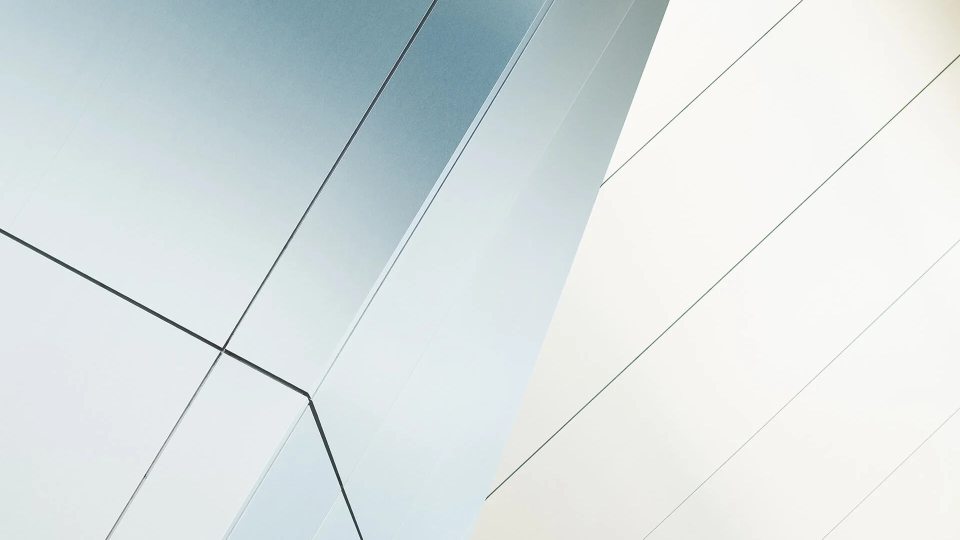
#> input picture assets/img/bg/abstract-bg-1.webp, 1920 x 1080 px (shown at 1/2 size)
$ python make_cover.py ../assets/img/bg/abstract-bg-1.webp out.png
#> lines starting #> are read from the running program, lines starting #| are printed output that depends on the picture
#!/usr/bin/env python3
"""Turn a tall (portrait) photo into a wide project cover without cropping it.

The cover shows as a wide banner on the project page (at most 520 px tall) and as a 16:10 card on the homepage,
so a portrait photo gets its top and bottom cut off. This fits the whole photo into a wide frame (about 2.1:1)
and fills the sides:

    python3 scripts/make_cover.py photo.jpg cover.jpg                  # sides: a darkened blur of the photo
    python3 scripts/make_cover.py photo.png cover.jpg --fill backdrop  # sides: the plain studio backdrop
    python3 scripts/make_cover.py photo.png cover.jpg --fill backdrop --edge right

--fill blur suits busy scenes (it was made for the LED lamp). --fill backdrop suits a plain studio backdrop: it
continues the backdrop's colour row by row from one edge of the photo, so pick the --edge (left or right) that is
clean backdrop all the way down; the default is left. Then put the cover first in the page's 📷 Photos toggle.
"""
import argparse

from PIL import Image, ImageEnhance, ImageFilter, ImageOps


def main():
    p = argparse.ArgumentParser(description=__doc__.split("\n\n")[0])
    p.add_argument("src"); p.add_argument("out")
    p.add_argument("--fill", choices=("blur", "backdrop"), default="blur")
    p.add_argument("--edge", choices=("left", "right"), default="left", help="for --fill backdrop")
    p.add_argument("--ratio", type=float, default=2.1, help="width / height (default 2.1)")
    p.add_argument("--height", type=int, default=1250)
    a = p.parse_args()

    im = ImageOps.exif_transpose(Image.open(a.src)).convert("RGB")
#> im is the input picture: PIL image 1920x1080 RGB; mean R, G, B 218.1, 225.7, 226.4
    H = min(a.height, im.height)
#> H = 1080
    W = int(H * a.ratio)
#> W = 2268
    fg = im.resize((int(im.width * H / im.height), H), Image.LANCZOS)
    if fg.width >= W:
        raise SystemExit("the photo is already at least this wide; use it as it is")

    if a.fill == "blur":
        bg = ImageOps.fit(im, (W, H)).filter(ImageFilter.GaussianBlur(40))
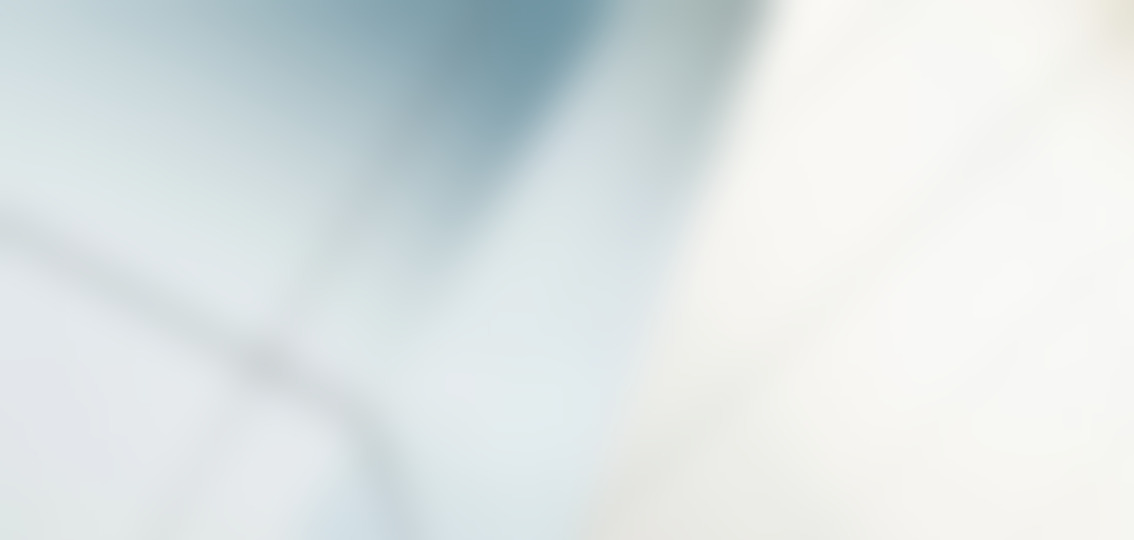
#> bg: PIL image 2268x1080 RGB (shown at 1/2 size); mean R, G, B 221, 227.9, 228.6
        bg = ImageEnhance.Brightness(bg).enhance(0.45)
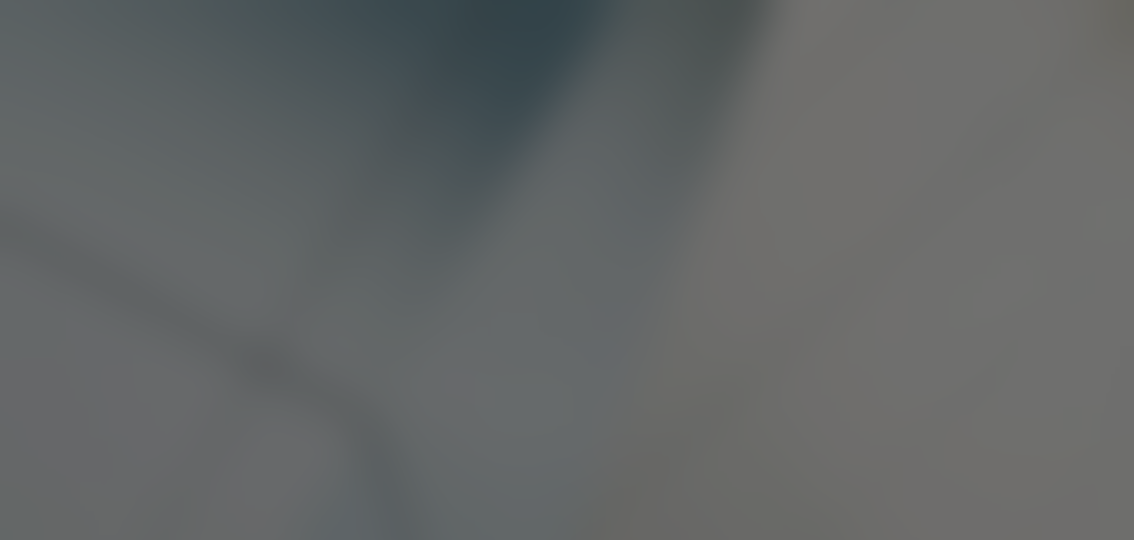
#> bg: PIL image 2268x1080 RGB (shown at 1/2 size); mean R, G, B 99, 102.1, 102.4
        mask = None
    else:
        x0 = 2 if a.edge == "left" else fg.width - 22
        strip = fg.crop((x0, 0, x0 + 20, H)).resize((1, H), Image.BOX).filter(ImageFilter.GaussianBlur(12))
        bg = strip.resize((W, H))
        mask = Image.new("L", fg.size, 255)  # feather the seams over 30 px
        for x in range(30):
            v = int(255 * (x + 1) / 31)
            for xx in (x, fg.width - 1 - x):
                mask.paste(v, (xx, 0, xx + 1, H))
    bg.paste(fg, ((W - fg.width) // 2, 0), mask)
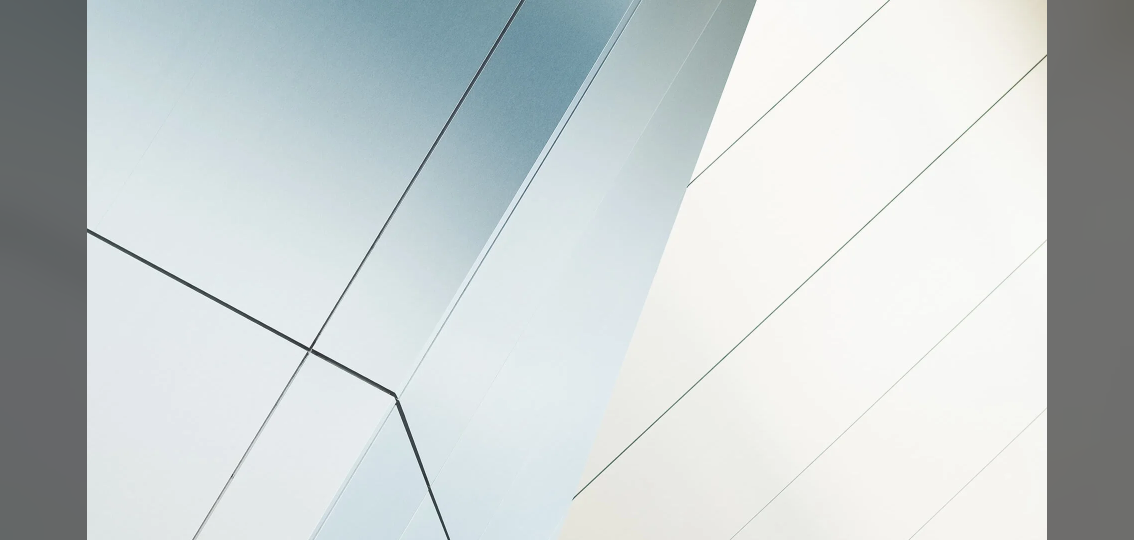
#> bg: PIL image 2268x1080 RGB (shown at 1/2 size); mean R, G, B 200.7, 207.3, 207.9
    bg.save(a.out, quality=90)
    print(f"{a.out}: {W}x{H}")
#| out.png: 2268x1080


if __name__ == "__main__":
    main()
